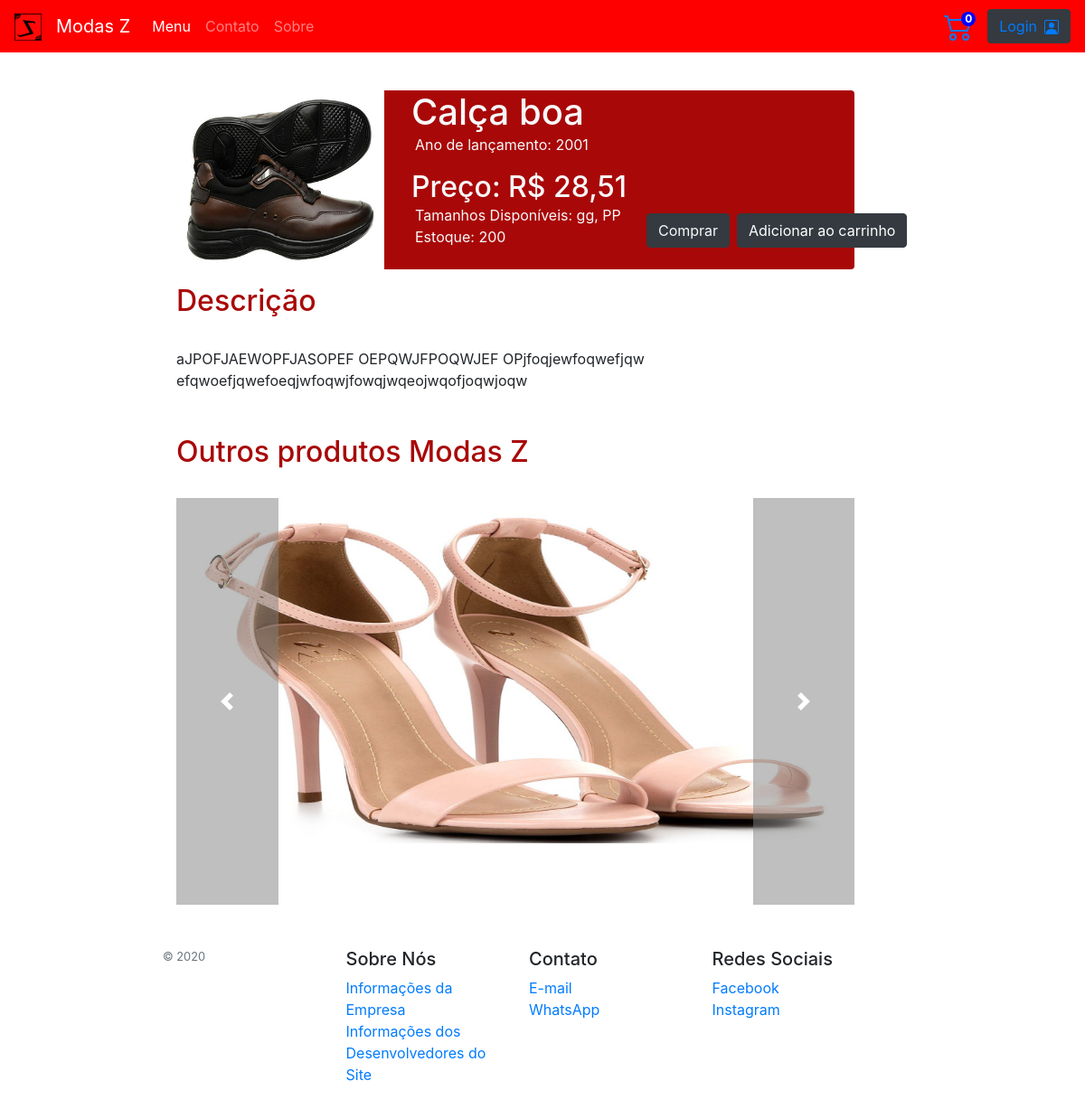
Screenshot of /paginaProduto.php?id=1 with the database file from the repository.
### tables this page shows
CREATE TABLE `produtos` (
  `id` int(11) NOT NULL,
  `nome` varchar(300) NOT NULL,
  `anoLancamento` year(4) NOT NULL,
  `descricaoM` varchar(600) NOT NULL,
  `preco` double NOT NULL,
  `qtd` int(11) NOT NULL,
  `ntp` int(11) NOT NULL,
  `tamanho` varchar(300) NOT NULL,
  `foto` varchar(100) NOT NULL,
  `descricaoP` varchar(10000) NOT NULL
);

### paginaProduto.php (the view, shortened to what this page needs)
<?php
  include('conexao.php');
  if (isset($_SESSION['email']))
  {
    $logado = $_SESSION['email'];
    $script = 'SELECT * FROM usuarios WHERE email = "' . $logado . '"';
    $consulta = $conexao->query($script);
    $linha = $consulta->fetch_array(MYSQLI_ASSOC);
    $nome = $linha['nome'];
    $adm = $linha['adm'];
    if (isset($_SESSION['nItensCarrinho'])) {
      $nItensCarrinho = $_SESSION['nItensCarrinho'];
    } else {
      $_SESSION['nItensCarrinho'] = 0;
      $nItensCarrinho = $_SESSION['nItensCarrinho'];
    }
  } else {
    $nItensCarrinho = $_SESSION['nItensCarrinho'];
  }
  $id = $_GET['id'];
  $script = "SELECT * FROM produtos WHERE id = " . $id;
  $consulta = $conexao->query($script);
  if (!$consulta) {
    echo "Deu erro!";
    echo $conexao->error;
  } else {
    $linha = $consulta->fetch_array(MYSQLI_ASSOC);
    $id = $linha['id'];
    $nomeProduto = $linha['nome'];
    $anoLancamento = $linha['anoLancamento'];
    $preco = $linha['preco'];
    $preco = str_replace(".", ",", $preco);
    $qtd = $linha['qtd'];
    $foto = $linha['foto'];
    $tamanhos = $linha['tamanho'];
    $descricaoP = html_entity_decode($linha['descricaoP']);
  }
?>
<!DOCTYPE html>
<html>
<head>
  <link rel="stylesheet" type="text/css" href="CSS/bootstrap.min.css">
  <link rel="stylesheet" type="text/css" href="CSS/my.css">
</head>
<body>
  <nav class="navbar navbar-expand-lg navbar-dark navbar-sm fixed-top">
    <a class="navbar-brand" title="Menu" href="index.php">
      <img src="Img/Logo.png" width="30" height="30" alt="">
    </a>
    <a class="navbar-brand" title="Menu" href="index.php">Modas Z</a>
    <div class="collapse navbar-collapse" id="navbarSupportedContent">
      <ul class="navbar-nav mr-auto">
        <li class="nav-item active">
          <a class="nav-link " href="index.php">Menu<span class="sr-only"></span></a>
        </li>
        <li class="nav-item">
          <a class="nav-link " href="contato.php" tabindex="-1">Contato</a>
        </li>
        <li class="nav-item">
          <a class="nav-link " href="sobre.php" tabindex="-2">Sobre</a>
        </li>
      </ul>
      <a href="carrinho.php" class="mr-3"><span class="numItensCarrinho" id="numItensCarrinho" name="numItensCarrinho"><?php echo $nItensCarrinho; ?></span><a>
      <?php
      if (isset($_SESSION['email'])) {
        echo '
        <div class="dropdown show" style="margin-right: 65px;">
          <a class="text-light dropdown-toggle font-weight-bold" href="#" role="button" id="dropdownMenuLink" data-toggle="dropdown" aria-haspopup="true" aria-expanded="false">
            ' . $nome . '
          </a>
          <div class="dropdown-menu" aria-labelledby="dropdownMenuLink" style="background-color: red;">
            <a class="dropdown-item" href="usuario.php">Meus Dados</a>
            <a class="dropdown-item" id="deletarConta" href="deletarConta.php">Deletar Conta</a>
            <a class="dropdown-item" href="logout.php">Logout</a>
          </div>
        </div>';
      } else {
        echo '
        <button type="button" class="btn btn-dark"><a href="login.php">Login<svg width="1em" height="1em" viewBox="0 0 16 16" class="bi bi-person-square ml-2" fill="currentColor" xmlns="http://www.w3.org/2000/svg">
        <path fill-rule="evenodd" d="M14 1H2a1 1 0 0 0-1 1v12a1 1 0 0 0 1 1h12a1 1 0 0 0 1-1V2a1 1 0 0 0-1-1zM2 0a2 2 0 0 0-2 2v12a2 2 0 0 0 2 2h12a2 2 0 0 0 2-2V2a2 2 0 0 0-2-2H2z"/>
        <path fill-rule="evenodd" d="M2 15v-1c0-1 1-4 6-4s6 3 6 4v1H2zm6-6a3 3 0 1 0 0-6 3 3 0 0 0 0 6z"/>
      </svg></a></button>';
      }
      ?>
      </div>
    </nav>
    <div class="container">
      <div class="mb-3 divProduto card">
        <div class="row">
          <div class="col-md-4 img-container">
            <img src="<?php echo $foto; ?>" class="w-100 h-100 img-produto" alt="...">
          </div>
          <div class="col-md-8">
            <div>
              <h1 class="text-light mb-0"><?php echo $nomeProduto; ?></h1>
              <p class="text-light mt-0 ml-1">Ano de lançamento: <?php echo $anoLancamento; ?></p>
              <h2 class="text-light mb-0">Preço: R$ <?php echo $preco; ?></h2>
              <p class="mb-0 text-light mt-0 ml-1" name="Tamanho">Tamanhos Disponíveis: <?php echo str_replace(",",", ",$tamanhos); ?></p>
              <p class="mb-4 text-light mt-0 ml-1" name="numEstoque">Estoque: <?php echo $qtd; ?></p>
              <a class="btn btn-dark text-light mb-4" href="acaoAdicionarAoCarrinho.php?id=<?=$id?>&estoque=<?=$qtd?>&botaoComprar=sim" role="button" id="comprarProduto" style="bottom: 0; position: absolute; margin-left: 260px;">Comprar</a>
              <a class="btn btn-dark mb-4" href="acaoAdicionarAoCarrinho.php?id=<?=$id?>&estoque=<?=$qtd?>&botaoComprar=nao" role="button" id="adicionarCarrinho" style="bottom: 0; position: absolute; margin-left: 360px;">Adicionar ao carrinho</a>
            </div>
          </div>
        </div>
      </div>
      <h2 class="darkmode-ignore" style="color: #A90808;">Descrição</h2><br>
      <div class="counteudoDescricaoProduto darkmode-ignore" name="conteudoDescricaoProduto">
        <?php echo $descricaoP; ?>
      </div><br><br>
      <h2 class="darkmode-ignore" style="color: #A90808;">Outros produtos Modas Z</h2>
      <br>
      <div id="carouselExampleControls" class="carousel slide" data-ride="carousel">
        <div class="carousel-inner">
          <?php
          $script = "SELECT * FROM produtos";
          $consulta = $conexao->query($script);
          if (!$consulta) {
            echo "Deu erro!";
            echo $conexao->error;
          } else {
            $numDados = $consulta->num_rows;
            $primeiraLinha = true;
            if ($numDados < 6) {
              $maxVisualizacoes = $numDados-1;
            } else {
              $maxVisualizacoes = 5;
            }
            $idJaEscolhido[1] = '';
            for ($i = 1; $i <= $maxVisualizacoes; $i++) {
              $idAleatorio = mt_rand(1, $numDados);
              if ($numDados >= 2) {
                  while ((in_array($idAleatorio, $idJaEscolhido)) || ($idAleatorio == $id)) {
                    $idAleatorio = mt_rand(1, $numDados);
                }
              }
              $idJaEscolhido[$i] = $idAleatorio;
              $script = "SELECT * FROM produtos WHERE id =" . $idAleatorio;
              $consulta = $conexao->query($script);
              $linha = $consulta->fetch_array(MYSQLI_ASSOC);
              $foto = $linha['foto'];
              if ($primeiraLinha) {
                echo '
              <div class="carousel-item active">
                <a href="paginaProduto.php?id=' . $idAleatorio . '"><img class="d-block w-100" src="' . $foto . '" alt="First slide" style="width: 100px; height: 450px;"></a>
              </div>';
                $primeiraLinha = false;
              } else {
                echo '
              <div class="carousel-item">
                <a href="paginaProduto.php?id=' . $idAleatorio . '"><img class="d-block w-100" src="' . $foto . '" alt="First slide" style="width: 100px; height: 450px;"></a>
              </div>';
              }
            }
          }
        ?>
        </div>
        <a class="carousel-control-prev" href="#carouselExampleControls" role="button" data-slide="prev">
          <span class="carousel-control-prev-icon" aria-hidden="true"></span>
        </a>
        <a class="carousel-control-next" href="#carouselExampleControls" role="button" data-slide="next">
          <span class="carousel-control-next-icon" aria-hidden="true"></span>
        </a>
      </div>
    </div>
    <footer class=" py-5">
      <div class="row">
        <div class="col- col-12 col-md">
          <small class="d-block mb-3 text-muted">&copy; 2020</small>
        </div>
        <div class="col- col-6 col-md">
          <h5>Sobre Nós</h5>
          <ul class="list-unstyled text-small">
            <li><a href="sobre.php#SD">Informações da Empresa</a></li>
            <li><a href="sobre.php">Informações dos Desenvolvedores do Site</a></li>
          </ul>
        </div>
        <div class="col- col-6 col-md">
          <h5>Contato</h5>
          <ul class="list-unstyled text-small">
            <li><a href="contato.php">E-mail</a></li>
            <li><a href="contato.php#SD">WhatsApp</a></li>
          </ul>
        </div>
        <div class="col- col-6 col-md">
          <h5>Redes Sociais</h5>
          <ul class="list-unstyled text-small">
            <li><a target="_blank" href="https://www.facebook.com">Facebook</a></li>
            <li><a target="_blank" href="https://www.instagram.com/modaz">Instagram</a></li>
          </ul>
        </div>
      </div>
    </footer>
    </body>
    <link rel="stylesheet" href="http://code.jquery.com/ui/1.9.0/themes/base/jquery-ui.css" />
    </html>

### CSS/my.css (style rules this page uses)
.navbar { background-color: red; }
body { margin: 100px 20% 0 15%; }
.card { background-color: #A90808; }
.divProduto { border: none; }
.carousel-control-prev, .carousel-control-next { background-color: grey; }
a:link { text-decoration: none; }
.img-produto { -webkit-transition: -webkit-transform .5s ease; transition: transform .5s ease; }
.img-container { overflow: hidden; }
.numItensCarrinho { position: fixed; margin-left: -13px; line-height: 1rem; height: 1rem; width: 1rem; -webkit-border-radius: 1rem; border-radius: 3rem; background-color: blue; color: #fff; font-size: .75rem; font-weight: 700; z-index: 1; text-align: center; }

### rows the page displays
produtos: foto (picture), nome "Calça boa", anoLancamento "2001", preco "28,51", tamanho "gg, PP", qtd "200", descricaoP "aJPOFJAEWOPFJASOPEF OEPQWJFPOQWJEF OPjfoqjewfoqwefjqw efqwoefjqwefoeqjwfoqwjfowqjwqeojwqofjoqwjoqw"
produtos: foto (picture)

### other values shown
$nItensCarrinho "0"
